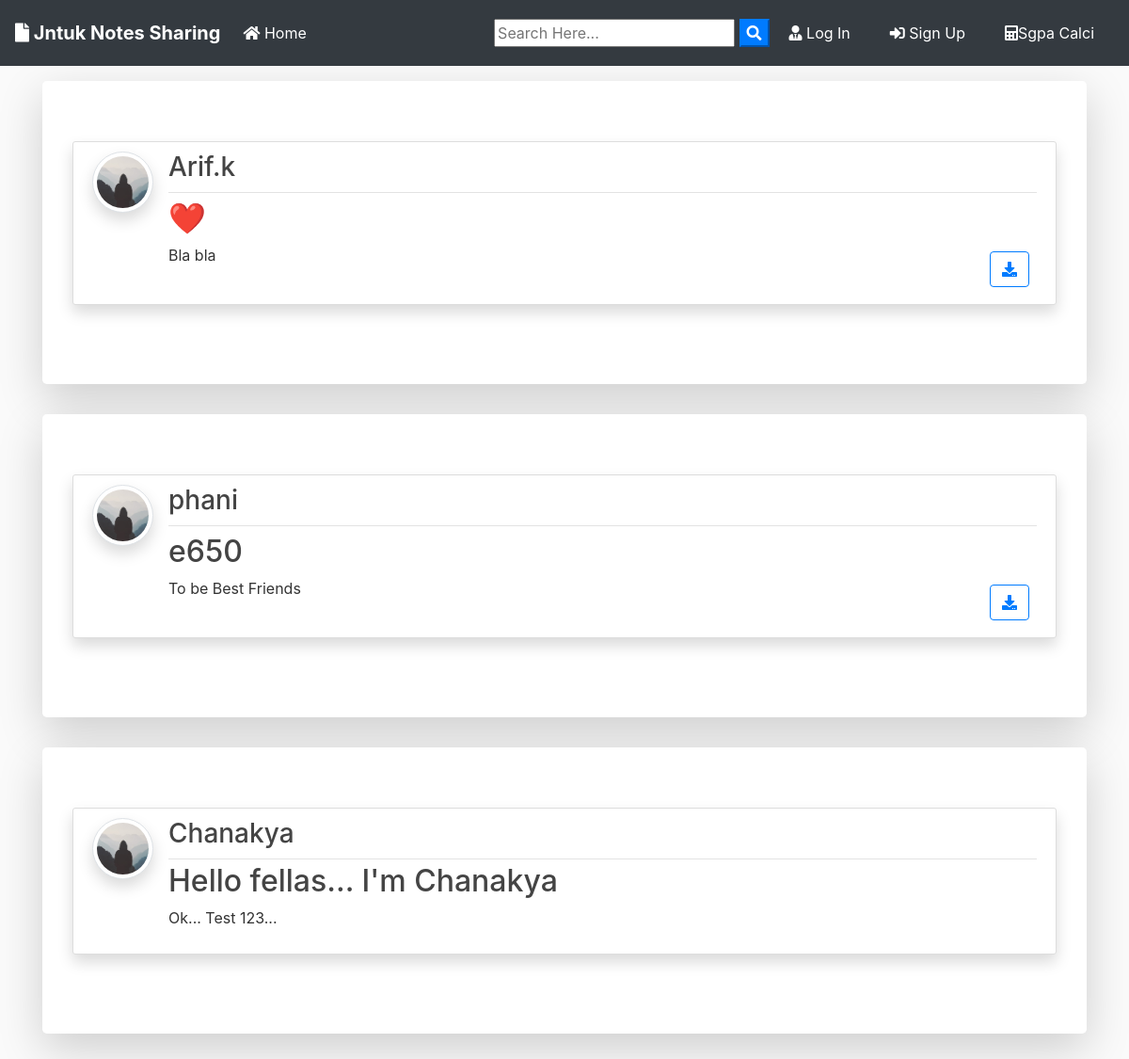
The page / on the database its author committed.
### blog/models.py (models this page shows, shortened)
class Post(models.Model):
	title = models.CharField(max_length=100)
	file = models.FileField(null=True,blank=True,upload_to='Files')
	content = models.TextField()
	date_posted = models.DateTimeField(default=timezone.now)
	author = models.ForeignKey(User, on_delete=models.CASCADE)

### users/models.py (models this page shows, shortened)
class Profile(models.Model):
    user = models.OneToOneField(User, on_delete=models.CASCADE)
    image = models.ImageField(default='default.jpg', upload_to='profile_pics')

### blog/views.py (the view)
# urls.py: path('', PostListView.as_view(), name='blog-home'),
class PostListView(ListView):
    model = Post
    template_name = 'blog/home.html'  # <app>/<model>_<viewtype>.html
    context_object_name = 'posts'
    ordering = ['-date_posted']
    paginate_by = 3

### blog/templates/blog/home.html (shortened to what this page needs)
{% extends "blog/base.html" %}
{% block content %}
    {% for post in posts %}
      <div class="jumbotron mt-3 bg-white shadow-lg">
      <article class="media content-section shadow">
        <a href="{{ post.author.profile.image.url }} " target="_blank"> <img src="{{ post.author.profile.image.url }}  " alt="" class="article-img rounded-circle img-thumbnail img-fluid shadow">
        </a>
        <div class="media-body">
          <div class="article-metadata d-flex justify-content-between">
            <a class="mr-2 " href="{% url 'user-posts' post.author.username  %}"><h3>{{ post.author }}</h3></a>
          </div>
          <h2><a class="article-title text-justify " href="{% url 'post-detail' post.id %}">{{ post.title }}</a></h2>
          <div class="d-flex justify-content-between">
            <p class="article-content text-justify text-truncate overflow-hidden">{{ post.content }}</p>
            {% if post.file %}
          <div class="form-group mt-0 pt-0  m-2">
            <a class="btn btn-outline-primary  btn-d "  href="{{ post.file.url }}"  download type="submit"><i class="fas fa-download"></i></a>
          </div>
          {% endif %}
          </div>
        </div>
      </article>
      </div>
    {% endfor %}
{% endblock content %}

### blog/templates/blog/base.html (shortened to what this page needs)
{% load static %}
<!doctype html>
<html lang="en">
  <head>
    <link rel="stylesheet" href="https://stackpath.bootstrapcdn.com/bootstrap/4.3.1/css/bootstrap.min.css">
    <link rel="stylesheet" href="https://use.fontawesome.com/releases/v5.8.1/css/all.css" >
    <link rel="stylesheet" href="{% static 'blog/main.css' %}">
</head>
  <body>
        <nav class="navbar navbar-expand-lg navbar-dark bg-dark">
                <a class="navbar-brand font-weight-bold" href="{% url 'blog-home' %}"><i class="fas fa-file"></i> Jntuk Notes Sharing</a>
                <div class="collapse navbar-collapse" id="navbarSupportedContent">
                  <ul class="navbar-nav mr-auto">
                    <li class="nav-item active">
                      <a class="nav-link" href="{% url 'blog-home' %}"><i class="fas fa-home"></i> Home <span class="sr-only">(current)</span></a>
                    </li>
                  </ul>
                  <form id="searchform" action="{% url 'search' %}" method="get">
                    <input type="text" name="q" type="text" value="{{ request.GET.q }}" placeholder="Search Here..." />
                    <button type="button" onclick="searchform.submit()" class=" text-white my-color btn-primary"><i class="fa fa-search"></i></button>
                </form>
                    {% if user.is_authenticated %}
                    <a href="{% url 'user-posts' user %}" class="btn text-white m-2"><i class="fas fa-user-shield"></i> My Notes</a>
                    <a href="{% url 'post-create' %} " class="btn text-white m-2"><i class="fas fa-user-edit"></i> New Notes</a>
                    <a href="{% url 'profile' %} " class="btn text-white m-2"><i class="fas fa-user"></i> {{ user.username }}</a>
                    <a href="{% url 'logout' %} " class="btn text-white m-2"><i class="fas fa-sign-out-alt"></i> Log Out</a>
                    {% else %}
                    <a href="{% url 'login' %} " class="btn text-white m-2"><i class="fas fa-user-tie"></i> Log In</a>
                    <a href="{% url 'register' %} " class="btn text-white m-2"> <i class="fas fa-sign-in-alt"></i> Sign Up</a>
                    {% endif %}
                    <a href="https://jntuk-sgpacalce6.herokuapp.com/ " class="btn text-white m-2"></i> <i class="fas fa-calculator"></i>Sgpa Calci</a>
                </div>
              </nav>
      <div class="container my-bg">
    {% block content %}
    {% endblock  %}
</div>
  </body>
</html>

### blog/static/blog/main.css (style rules this page uses)
body { background: #fafafa; color: #333333; margin-top: 0; }
h1, h2, h3, h4, h5, h6 { color: #444444; }
ul { margin: 0; }
.content-section { background: #ffffff; padding: 10px 20px; border: 1px solid #dddddd; border-radius: 3px; margin-bottom: 20px; }
.article-title { color: #444444; }
.article-content { white-space: pre-line; }
.article-img { height: 65px; width: 65px; margin-right: 16px; }
.article-metadata { padding-bottom: 1px; margin-bottom: 4px; border-bottom: 1px solid #e3e3e3 }

### rows shown on the page
Post: author.profile.image (placeholder picture), author "Arif.k", title "❤️", content "Bla bla"
Post: author.profile.image (placeholder picture), author "phani", title "e650", content "To be Best Friends"
Post: author.profile.image (placeholder picture), author "Chanakya", title "Hello fellas... I'm Chanakya", content "Ok... Test 123..."
